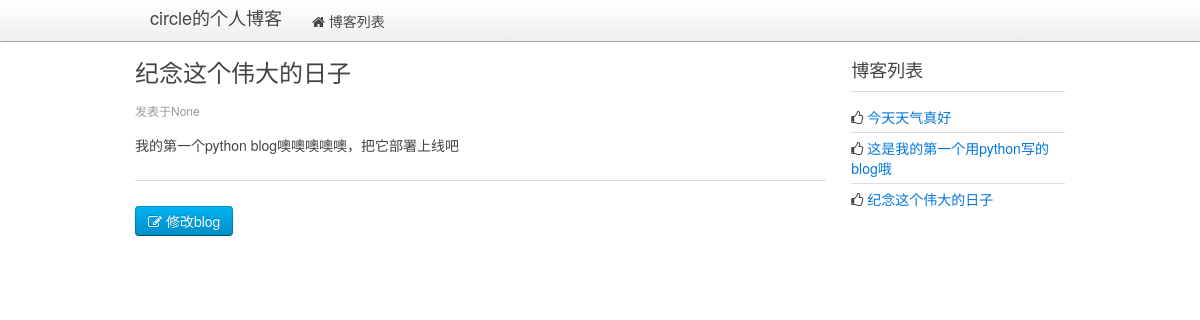
Page /blog/article/3 on the committed database.
### blog/models.py (models this page shows, shortened)
class Article(models.Model):
    title=models.CharField(max_length=32,default='title')
    content=models.TextField(null=True)
    pub_time=models.DateTimeField(null=True)

### blog/views.py (the view)
# urls.py: url(r'^article/(?P<article_id>[0-9]+)$',views.article_page,name='article_page'),
def article_page(request,article_id):
    articles = models.Article.objects.all()
    article=models.Article.objects.get(pk=article_id)
    return render(request,'blog/article_page.html',{'article':article,'articles':articles})

### blog/Templates/blog/article_page.html (shortened to what this page needs)
<!DOCTYPE html>
<html lang="en">
<head>
    <link rel="stylesheet" href="{{ STATIC_URL }}css/uikit.min.css">
    <link rel="stylesheet" href="{{ STATIC_URL }}css/uikit.gradient.min.css">
</head>
<body>
<nav class="uk-navbar uk-navbar-attached uk-margin-bottom">
        <div class="uk-container uk-container-center">
            <a href="{% url 'blog:index' %}" class="uk-navbar-brand">circle的个人博客</a>
            <ul class="uk-navbar-nav">
                <li data-url="blogs"><a href="{% url 'blog:index' %}"><i class="uk-icon-home"></i> 博客列表</a></li>
            </ul>
        </div>
</nav>
<div class="uk-container uk-container-center">
        <div class="uk-grid">
                <div class="uk-width-medium-3-4">
                     <article class="uk-article">
                        <h2>{{ article.title }}</h2>
                        <p class="uk-article-meta">发表于{{ article.pub_time }}</p>
                        <p>{{ article.content }}</p>
                    </article>
                    <hr class="uk-article-divider">
                    <a href="{% url 'blog:edit_page' article.id %}" class="uk-button uk-button-primary"><i class="uk-icon-edit"></i> 修改blog</a>
                </div>
                <div class="uk-width-medium-1-4">
                        <div class="uk-panel uk-panel-header">
                            <h3 class="uk-panel-title">博客列表</h3>
                            <ul class="uk-list uk-list-line">
                                {% for article in articles %}
                                    <li><i class="uk-icon-thumbs-o-up"></i> <a target="_blank" href="{% url 'blog:article_page' article.id %}">{{ article.title }}</a></li>
                                {% endfor %}
                            </ul>
                        </div>
                 </div>
        </div>
</div>
</body>
</html>

### rows in the picture
Article: title "纪念这个伟大的日子", pub_time "None", content "我的第一个python blog噢噢噢噢噢，把它部署上线吧"
Article: title "今天天气真好"
Article: title "这是我的第一个用python写的blog哦"
